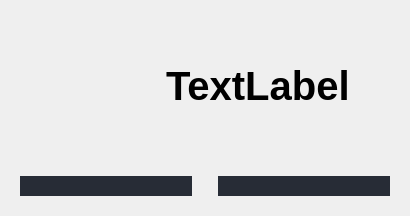
                  <widget class="QWidget" name="page_editGame">
                   <layout class="QVBoxLayout" name="verticalLayout_250">
                    <item>
                     <widget class="QFrame" name="frameTitle">
                      <property name="maximumSize">
                       <size>
                        <width>16777215</width>
                        <height>150</height>
                       </size>
                      </property>
                      <layout class="QHBoxLayout" name="horizontalLayout_17">
                       <item>
                        <widget class="QLabel" name="gameImage">
                         <property name="minimumSize">
                          <size>
                           <width>140</width>
                           <height>140</height>
                          </size>
                         </property>
                         <property name="maximumSize">
                          <size>
                           <width>140</width>
                           <height>140</height>
                          </size>
                         </property>
                         <property name="text">
                          <string/>
                         </property>
                        </widget>
                       </item>
                       <item>
                        <widget class="QLabel" name="gameTitle">
                         <property name="font">
                          <font>
                           <pointsize>30</pointsize>
                           <weight>75</weight>
                           <bold>true</bold>
                          </font>
                         </property>
                         <property name="text">
                          <string>TextLabel</string>
                         </property>
                         <property name="margin">
                          <number>50</number>
                         </property>
                        </widget>
                       </item>
                       <item>
                        <spacer name="horizontalSpacer_4">
                         <property name="orientation">
                          <enum>Qt::Horizontal</enum>
                         </property>
                         <property name="sizeHint" stdset="0">
                          <size>
                           <width>40</width>
                           <height>20</height>
                          </size>
                         </property>
                        </spacer>
                       </item>
                      </layout>
                     </widget>
                    </item>
                    <item>
                     <widget class="QFrame" name="frameDecal">
                      <layout class="QHBoxLayout" name="horizontalLayout_18">
                       <item>
                        <widget class="QFrame" name="holder1">
                         <property name="styleSheet">
                          <string notr="true">background-color: rgb(39, 44, 54);
 border-radius: 15px;</string>
                         </property>
                         <layout class="QVBoxLayout" name="verticalLayout_19"/>
                        </widget>
                       </item>
                       <item>
                        <spacer name="horizontalSpacer_5">
                         <property name="orientation">
                          <enum>Qt::Horizontal</enum>
                         </property>
                         <property name="sizeType">
                          <enum>QSizePolicy::Maximum</enum>
                         </property>
                         <property name="sizeHint" stdset="0">
                          <size>
                           <width>20</width>
                           <height>20</height>
                          </size>
                         </property>
                        </spacer>
                       </item>
                       <item>
                        <widget class="QFrame" name="holder2">
                         <property name="styleSheet">
                          <string notr="true">background-color: rgb(39, 44, 54);
 border-radius: 15px;</string>
                         </property>
                         <layout class="QVBoxLayout" name="verticalLayout_20"/>
                        </widget>
                       </item>
                      </layout>
                     </widget>
                    </item>
                   </layout>
                  </widget>
